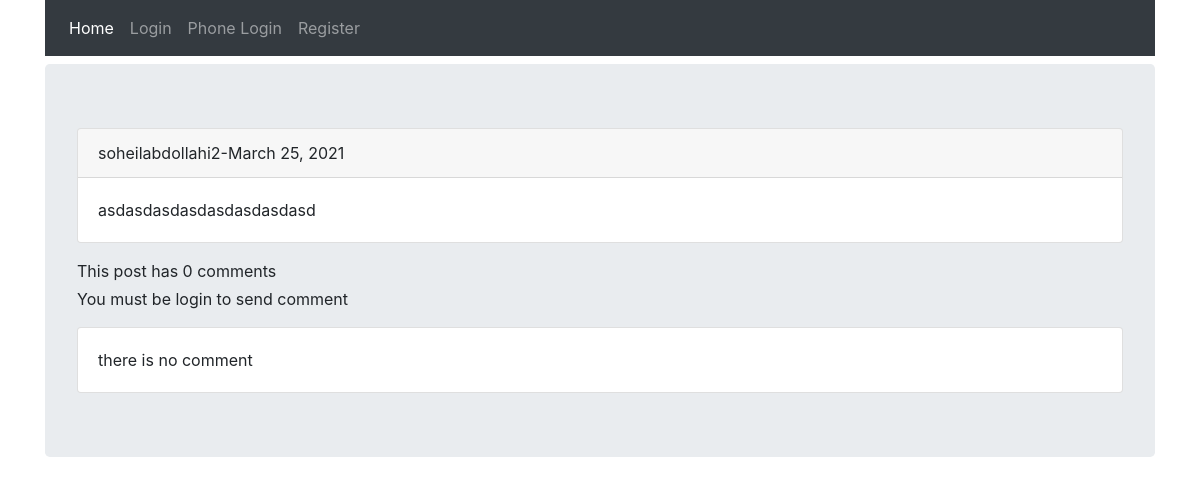
/2021/3/25/asdasdasdasdasdasdasdasd/, run on the app's committed database.
### posts/models.py (models this page shows, shortened)
class Post(models.Model):
    user = models.ForeignKey(User,on_delete=models.CASCADE)
    body = models.TextField(max_length=500)
    slug = models.SlugField(max_length=200)
    created = models.DateTimeField(auto_now_add=True)

### posts/views.py (the view)
# urls.py: path('<int:year>/<int:month>/<int:day>/<slug:slug>/',views.post_detail,name='post_detail'),
def post_detail(request, year, month, day, slug):
    post = get_object_or_404(Post,created__year=year, created__month=month, created__day=day, slug=slug)
    comments = Comment.objects.filter(post=post,is_reply=False)
    reply_form = AddReplyForm()
    can_like = False
    if request.user.is_authenticated:
        if post.user_can_like(request.user):
            can_like = True
    if request.method == 'POST':
        form = AddCommentForm(request.POST)
        if form.is_valid():
            new_comment = form.save(commit=False)
            new_comment.post = post
            new_comment.user = request.user
            new_comment.save()
            messages.success(request,'Your comment submited')
    else:
        form = AddCommentForm()
    return render(request,'posts/post_detail.html',{'post':post,'comments':comments,'form':form,'reply':reply_form,'can_like':can_like})

### posts/templates/posts/post_detail.html (shortened to what this page needs)
{% extends 'base.html' %}
{% block content %}
    <div class="card">
        <div class="card-header">
            {{ post.user }}-{{ post.created|date }}
        </div>
        <div class="card-body">
            <p class="card-text">{{ post.body }}</p>
        </div>
    </div>
    {% with total=comments.count %}
        <p class="mt-3 mb-1">This post has {{ total }} comment{{ total|pluralize }}</p>
    {% endwith %}
    {% if request.user.is_authenticated %}
        <form action="" method="post" class="my-3" novalidate>
            {% csrf_token %}
            {{ form.as_p }}
            <button class="btn btn-primary d-block w-50 mx-auto my-3" type="submit">send</button>
        </form>
    {% else %}
        <p>You must be login to send comment</p>
    {% endif %}
    {% for comment in comments %}
    <div class="card mb-3">
        <div class="card-body">
            <h5 class="card-title">{{ comment.user }}</h5>
            <p class="card-text">{{ comment.body }}</p>
            {% if request.user.is_authenticated %}
                <div class="p-3">
                    <form action="{% url 'posts:add_reply' post.id comment.id %}" method="post">
                        {% csrf_token %}
                        {{ reply.as_p }}
                        <button class="btn btn-primary d-block w-50 mx-auto my-3" type="submit">send</button>
                    </form>
                </div>
            {% else %}
                <p>you must login to send reply</p>
            {% endif %}
            {% for reply in comment.rcomment.all %}
                <div class="pl-4 py-3">
                    <small>{{ reply.user }}</small>
                    <p>{{ reply.body }}</p>
                </div>
            {% endfor %}
        </div>
    </div>
    {% empty %}
    <div class="card">
        <div class="card-body">
            there is no comment
        </div>
    </div>
    {% endfor %}
{% endblock %}

### data on the page
Post: user "soheilabdollahi2", created "March 25, 2021", body "asdasdasdasdasdasdasdasd"

### other printed values
{{ total }} "0"
